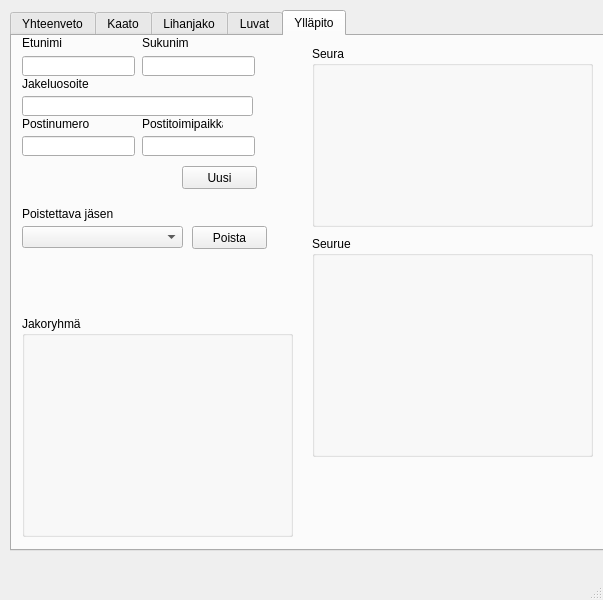
<?xml version="1.0" encoding="UTF-8"?>
<ui version="4.0">
 <class>MainWindow</class>
 <widget class="QMainWindow" name="MainWindow">
  <property name="geometry">
   <rect>
    <x>0</x>
    <y>0</y>
    <width>603</width>
    <height>600</height>
   </rect>
  </property>
  <property name="windowTitle">
   <string>MainWindow</string>
  </property>
  <widget class="QWidget" name="centralwidget">
   <widget class="QTabWidget" name="tabWidget">
    <property name="geometry">
     <rect>
      <x>10</x>
      <y>10</y>
      <width>781</width>
      <height>541</height>
     </rect>
    </property>
    <property name="currentIndex">
     <number>4</number>
    </property>
    <widget class="QWidget" name="summaryPage">
     <attribute name="title">
      <string>Yhteenveto</string>
     </attribute>
     <widget class="QTableWidget" name="meatSharedTableWidget">
      <property name="geometry">
       <rect>
        <x>10</x>
        <y>50</y>
        <width>301</width>
        <height>192</height>
       </rect>
      </property>
      <property name="styleSheet">
       <string notr="true"/>
      </property>
     </widget>
     <widget class="QTableWidget" name="groupSummaryTableWidget">
      <property name="geometry">
       <rect>
        <x>10</x>
        <y>290</y>
        <width>301</width>
        <height>192</height>
       </rect>
      </property>
     </widget>
     <widget class="QLabel" name="sharedMeatLabel">
      <property name="geometry">
       <rect>
        <x>10</x>
        <y>30</y>
        <width>151</width>
        <height>16</height>
       </rect>
      </property>
      <property name="text">
       <string>Jaetut lihat ryhmittäin</string>
      </property>
     </widget>
     <widget class="QLabel" name="groupSummarylabel">
      <property name="geometry">
       <rect>
        <x>10</x>
        <y>270</y>
        <width>151</width>
        <height>16</height>
       </rect>
      </property>
      <property name="text">
       <string>Ryhmän tiedot</string>
      </property>
     </widget>
     <widget class="QPushButton" name="summaryRefreshPushButton">
      <property name="geometry">
       <rect>
        <x>240</x>
        <y>20</y>
        <width>75</width>
        <height>23</height>
       </rect>
      </property>
      <property name="text">
       <string>Päivitä</string>
      </property>
     </widget>
     <widget class="QGroupBox" name="summarySuggestGroupBox">
      <property name="geometry">
       <rect>
        <x>330</x>
        <y>40</y>
        <width>251</width>
        <height>441</height>
       </rect>
      </property>
      <property name="title">
       <string>Ehdotukset</string>
      </property>
     </widget>
    </widget>
    <widget class="QWidget" name="killPage">
     <attribute name="title">
      <string>Kaato</string>
     </attribute>
     <widget class="QComboBox" name="shotByComboBox">
      <property name="geometry">
       <rect>
        <x>10</x>
        <y>40</y>
        <width>191</width>
        <height>22</height>
       </rect>
      </property>
     </widget>
     <widget class="QLabel" name="shotByLabel">
      <property name="geometry">
       <rect>
        <x>10</x>
        <y>20</y>
        <width>47</width>
        <height>13</height>
       </rect>
      </property>
      <property name="text">
       <string>Kaataja</string>
      </property>
     </widget>
     <widget class="QDateEdit" name="shotDateEdit">
      <property name="geometry">
       <rect>
        <x>220</x>
        <y>40</y>
        <width>121</width>
        <height>22</height>
       </rect>
      </property>
      <property name="locale">
       <locale language="Finnish" country="Finland"/>
      </property>
      <property name="displayFormat">
       <string>dd.MM.yyyy</string>
      </property>
      <property name="calendarPopup">
       <bool>true</bool>
      </property>
      <property name="date">
       <date>
        <year>2022</year>
        <month>11</month>
        <day>15</day>
       </date>
      </property>
     </widget>
     <widget class="QLabel" name="shotDateLabel">
      <property name="geometry">
       <rect>
        <x>220</x>
        <y>20</y>
        <width>101</width>
        <height>16</height>
       </rect>
      </property>
      <property name="text">
       <string>Kaatopäivä</string>
      </property>
     </widget>
     <widget class="QComboBox" name="animalComboBox">
      <property name="geometry">
       <rect>
        <x>10</x>
        <y>90</y>
        <width>191</width>
        <height>22</height>
       </rect>
      </property>
     </widget>
     <widget class="QComboBox" name="ageGroupComboBox">
      <property name="geometry">
       <rect>
        <x>220</x>
        <y>90</y>
        <width>121</width>
        <height>22</height>
       </rect>
      </property>
     </widget>
     <widget class="QComboBox" name="genderComboBox">
      <property name="geometry">
       <rect>
        <x>360</x>
        <y>90</y>
        <width>121</width>
        <height>22</height>
       </rect>
      </property>
     </widget>
     <widget class="QLabel" name="shotByLabel_2">
      <property name="geometry">
       <rect>
        <x>10</x>
        <y>70</y>
        <width>47</width>
        <height>13</height>
       </rect>
      </property>
      <property name="text">
       <string>Eläin</string>
      </property>
     </widget>
     <widget class="QLabel" name="shotByLabel_3">
      <property name="geometry">
       <rect>
        <x>220</x>
        <y>70</y>
        <width>61</width>
        <height>16</height>
       </rect>
      </property>
      <property name="text">
       <string>Ikäryhmä</string>
      </property>
     </widget>
     <widget class="QLabel" name="shotByLabel_4">
      <property name="geometry">
       <rect>
        <x>360</x>
        <y>70</y>
        <width>61</width>
        <height>16</height>
       </rect>
      </property>
      <property name="text">
       <string>Sukupuoli</string>
      </property>
     </widget>
     <widget class="QComboBox" name="usageComboBox">
      <property name="geometry">
       <rect>
        <x>90</x>
        <y>140</y>
        <width>111</width>
        <height>22</height>
       </rect>
      </property>
     </widget>
     <widget class="QLineEdit" name="weightLineEdit">
      <property name="geometry">
       <rect>
        <x>10</x>
        <y>140</y>
        <width>61</width>
        <height>20</height>
       </rect>
      </property>
     </widget>
     <widget class="QLabel" name="shotByLabel_5">
      <property name="geometry">
       <rect>
        <x>10</x>
        <y>120</y>
        <width>47</width>
        <height>13</height>
       </rect>
      </property>
      <property name="text">
       <string>Paino (kg)</string>
      </property>
     </widget>
     <widget class="QLabel" name="shotByLabel_6">
      <property name="geometry">
       <rect>
        <x>90</x>
        <y>120</y>
        <width>47</width>
        <height>13</height>
       </rect>
      </property>
      <property name="text">
       <string>Käyttö</string>
      </property>
     </widget>
     <widget class="QPlainTextEdit" name="additionalInfoTextEdit">
      <property name="geometry">
       <rect>
        <x>220</x>
        <y>140</y>
        <width>361</width>
        <height>71</height>
       </rect>
      </property>
      <property name="toolTip">
       <string>Tähän vieraan kaatajan nimi tai havaintoja eläimestä</string>
      </property>
      <property name="toolTipDuration">
       <number>10000</number>
      </property>
     </widget>
     <widget class="QLabel" name="shotByLabel_7">
      <property name="geometry">
       <rect>
        <x>220</x>
        <y>120</y>
        <width>51</width>
        <height>16</height>
       </rect>
      </property>
      <property name="text">
       <string>Lisätietoja</string>
      </property>
     </widget>
     <widget class="QTableWidget" name="killsKillsTableWidget">
      <property name="geometry">
       <rect>
        <x>10</x>
        <y>280</y>
        <width>571</width>
        <height>192</height>
       </rect>
      </property>
     </widget>
     <widget class="QLabel" name="shotByLabel_8">
      <property name="geometry">
       <rect>
        <x>10</x>
        <y>260</y>
        <width>47</width>
        <height>13</height>
       </rect>
      </property>
      <property name="text">
       <string>Kaadot</string>
      </property>
     </widget>
     <widget class="QPushButton" name="saveShotPushButton">
      <property name="geometry">
       <rect>
        <x>510</x>
        <y>220</y>
        <width>75</width>
        <height>23</height>
       </rect>
      </property>
      <property name="text">
       <string>Tallenna</string>
      </property>
     </widget>
     <widget class="QLineEdit" name="locationLineEdit">
      <property name="geometry">
       <rect>
        <x>360</x>
        <y>40</y>
        <width>221</width>
        <height>20</height>
       </rect>
      </property>
      <property name="toolTip">
       <string>Karttaan merkitty paikannimi</string>
      </property>
     </widget>
     <widget class="QLabel" name="shotDateLabel_2">
      <property name="geometry">
       <rect>
        <x>360</x>
        <y>20</y>
        <width>101</width>
        <height>16</height>
       </rect>
      </property>
      <property name="text">
       <string>Paikka</string>
      </property>
     </widget>
    </widget>
    <widget class="QWidget" name="sharePage">
     <attribute name="title">
      <string>Lihanjako</string>
     </attribute>
     <widget class="QTableWidget" name="shareKillsTableWidget">
      <property name="geometry">
       <rect>
        <x>10</x>
        <y>30</y>
        <width>571</width>
        <height>192</height>
       </rect>
      </property>
      <property name="toolTip">
       <string>Valitse kaato, jonka lihoja jaetaan</string>
      </property>
     </widget>
     <widget class="QLabel" name="shotByLabel_9">
      <property name="geometry">
       <rect>
        <x>10</x>
        <y>10</y>
        <width>47</width>
        <height>13</height>
       </rect>
      </property>
      <property name="text">
       <string>Kaadot</string>
      </property>
     </widget>
     <widget class="QDateEdit" name="shareDateEdit">
      <property name="geometry">
       <rect>
        <x>10</x>
        <y>250</y>
        <width>121</width>
        <height>22</height>
       </rect>
      </property>
      <property name="locale">
       <locale language="Finnish" country="Finland"/>
      </property>
      <property name="displayFormat">
       <string>dd.MM.yyyy</string>
      </property>
      <property name="calendarPopup">
       <bool>true</bool>
      </property>
      <property name="date">
       <date>
        <year>2022</year>
        <month>11</month>
        <day>15</day>
       </date>
      </property>
     </widget>
     <widget class="QComboBox" name="portionComboBox">
      <property name="geometry">
       <rect>
        <x>150</x>
        <y>250</y>
        <width>121</width>
        <height>22</height>
       </rect>
      </property>
     </widget>
     <widget class="QLineEdit" name="amountLineEdit">
      <property name="geometry">
       <rect>
        <x>290</x>
        <y>250</y>
        <width>113</width>
        <height>20</height>
       </rect>
      </property>
     </widget>
     <widget class="QLabel" name="shotByLabel_10">
      <property name="geometry">
       <rect>
        <x>10</x>
        <y>230</y>
        <width>47</width>
        <height>13</height>
       </rect>
      </property>
      <property name="text">
       <string>Jakopäivä</string>
      </property>
     </widget>
     <widget class="QLabel" name="shotByLabel_11">
      <property name="geometry">
       <rect>
        <x>150</x>
        <y>230</y>
        <width>61</width>
        <height>16</height>
       </rect>
      </property>
      <property name="text">
       <string>Ruhon osa</string>
      </property>
     </widget>
     <widget class="QLabel" name="shotByLabel_12">
      <property name="geometry">
       <rect>
        <x>290</x>
        <y>230</y>
        <width>61</width>
        <height>16</height>
       </rect>
      </property>
      <property name="text">
       <string>Määrä (kg)</string>
      </property>
     </widget>
     <widget class="QLabel" name="shotByLabel_13">
      <property name="geometry">
       <rect>
        <x>420</x>
        <y>230</y>
        <width>61</width>
        <height>16</height>
       </rect>
      </property>
      <property name="text">
       <string>Jakoryhmä</string>
      </property>
     </widget>
     <widget class="QComboBox" name="groupComboBox">
      <property name="geometry">
       <rect>
        <x>420</x>
        <y>250</y>
        <width>161</width>
        <height>22</height>
       </rect>
      </property>
     </widget>
     <widget class="QPushButton" name="shareSavePushButton">
      <property name="geometry">
       <rect>
        <x>500</x>
        <y>280</y>
        <width>75</width>
        <height>23</height>
       </rect>
      </property>
      <property name="text">
       <string>Tallenna</string>
      </property>
     </widget>
     <widget class="QGroupBox" name="shareSuggestGroupBox">
      <property name="geometry">
       <rect>
        <x>10</x>
        <y>310</y>
        <width>571</width>
        <height>201</height>
       </rect>
      </property>
      <property name="title">
       <string>Jakoehdotukset</string>
      </property>
     </widget>
    </widget>
    <widget class="QWidget" name="licensePage">
     <attribute name="title">
      <string>Luvat</string>
     </attribute>
     <widget class="QLineEdit" name="licenseYearLineEdit">
      <property name="geometry">
       <rect>
        <x>10</x>
        <y>30</y>
        <width>113</width>
        <height>20</height>
       </rect>
      </property>
     </widget>
     <widget class="QLabel" name="label">
      <property name="geometry">
       <rect>
        <x>10</x>
        <y>10</y>
        <width>47</width>
        <height>13</height>
       </rect>
      </property>
      <property name="text">
       <string>Lupavuosi</string>
      </property>
     </widget>
     <widget class="QComboBox" name="licenseAnimalComboBox">
      <property name="geometry">
       <rect>
        <x>130</x>
        <y>30</y>
        <width>141</width>
        <height>22</height>
       </rect>
      </property>
     </widget>
     <widget class="QLabel" name="label_2">
      <property name="geometry">
       <rect>
        <x>130</x>
        <y>10</y>
        <width>47</width>
        <height>13</height>
       </rect>
      </property>
      <property name="text">
       <string>Eläin</string>
      </property>
     </widget>
     <widget class="QComboBox" name="licenseAgeGroupComboBox">
      <property name="geometry">
       <rect>
        <x>280</x>
        <y>30</y>
        <width>111</width>
        <height>22</height>
       </rect>
      </property>
     </widget>
     <widget class="QLabel" name="label_3">
      <property name="geometry">
       <rect>
        <x>280</x>
        <y>10</y>
        <width>47</width>
        <height>13</height>
       </rect>
      </property>
      <property name="text">
       <string>Ikäryhmä</string>
      </property>
     </widget>
     <widget class="QComboBox" name="licenseGenderComboBox">
      <property name="geometry">
       <rect>
        <x>400</x>
        <y>30</y>
        <width>81</width>
        <height>22</height>
       </rect>
      </property>
     </widget>
     <widget class="QLabel" name="label_4">
      <property name="geometry">
       <rect>
        <x>400</x>
        <y>10</y>
        <width>47</width>
        <height>13</height>
       </rect>
      </property>
      <property name="text">
       <string>Sukupuoli</string>
      </property>
     </widget>
     <widget class="QLineEdit" name="licenseAmountLineEdit">
      <property name="geometry">
       <rect>
        <x>490</x>
        <y>30</y>
        <width>61</width>
        <height>20</height>
       </rect>
      </property>
     </widget>
     <widget class="QLabel" name="label_5">
      <property name="geometry">
       <rect>
        <x>490</x>
        <y>10</y>
        <width>47</width>
        <height>13</height>
       </rect>
      </property>
      <property name="text">
       <string>Määrä</string>
      </property>
     </widget>
     <widget class="QPushButton" name="licenseSavePushButton">
      <property name="geometry">
       <rect>
        <x>480</x>
        <y>60</y>
        <width>75</width>
        <height>23</height>
       </rect>
      </property>
      <property name="text">
       <string>Tallenna</string>
      </property>
     </widget>
     <widget class="QTableWidget" name="licenseSummaryTableWidget">
      <property name="geometry">
       <rect>
        <x>10</x>
        <y>120</y>
        <width>541</width>
        <height>192</height>
       </rect>
      </property>
     </widget>
     <widget class="QLabel" name="label_6">
      <property name="geometry">
       <rect>
        <x>10</x>
        <y>100</y>
        <width>131</width>
        <height>16</height>
       </rect>
      </property>
      <property name="text">
       <string>Myönnetyt luvat</string>
      </property>
     </widget>
    </widget>
    <widget class="QWidget" name="maintenancePage">
     <attribute name="title">
      <string>Ylläpito</string>
     </attribute>
     <widget class="QGroupBox" name="groupBox">
      <property name="geometry">
       <rect>
        <x>300</x>
        <y>10</y>
        <width>281</width>
        <height>181</height>
       </rect>
      </property>
      <property name="title">
       <string>Seura</string>
      </property>
     </widget>
     <widget class="QGroupBox" name="groupBox_2">
      <property name="geometry">
       <rect>
        <x>300</x>
        <y>200</y>
        <width>281</width>
        <height>221</height>
       </rect>
      </property>
      <property name="title">
       <string>Seurue</string>
      </property>
     </widget>
     <widget class="QGroupBox" name="groupBox_3">
      <property name="geometry">
       <rect>
        <x>10</x>
        <y>280</y>
        <width>271</width>
        <height>221</height>
       </rect>
      </property>
      <property name="title">
       <string>Jakoryhmä</string>
      </property>
     </widget>
     <widget class="QLineEdit" name="lineEdit">
      <property name="geometry">
       <rect>
        <x>10</x>
        <y>20</y>
        <width>113</width>
        <height>20</height>
       </rect>
      </property>
     </widget>
     <widget class="QLineEdit" name="lineEdit_2">
      <property name="geometry">
       <rect>
        <x>130</x>
        <y>20</y>
        <width>113</width>
        <height>20</height>
       </rect>
      </property>
     </widget>
     <widget class="QLineEdit" name="lineEdit_3">
      <property name="geometry">
       <rect>
        <x>10</x>
        <y>60</y>
        <width>231</width>
        <height>20</height>
       </rect>
      </property>
     </widget>
     <widget class="QLineEdit" name="lineEdit_4">
      <property name="geometry">
       <rect>
        <x>10</x>
        <y>100</y>
        <width>113</width>
        <height>20</height>
       </rect>
      </property>
     </widget>
     <widget class="QLineEdit" name="lineEdit_5">
      <property name="geometry">
       <rect>
        <x>130</x>
        <y>100</y>
        <width>113</width>
        <height>20</height>
       </rect>
      </property>
     </widget>
     <widget class="QLabel" name="label_7">
      <property name="geometry">
       <rect>
        <x>10</x>
        <y>0</y>
        <width>47</width>
        <height>13</height>
       </rect>
      </property>
      <property name="text">
       <string>Etunimi</string>
      </property>
     </widget>
     <widget class="QLabel" name="label_8">
      <property name="geometry">
       <rect>
        <x>130</x>
        <y>0</y>
        <width>47</width>
        <height>13</height>
       </rect>
      </property>
      <property name="text">
       <string>Sukunimi</string>
      </property>
     </widget>
     <widget class="QLabel" name="label_9">
      <property name="geometry">
       <rect>
        <x>10</x>
        <y>40</y>
        <width>81</width>
        <height>16</height>
       </rect>
      </property>
      <property name="text">
       <string>Jakeluosoite</string>
      </property>
     </widget>
     <widget class="QLabel" name="label_10">
      <property name="geometry">
       <rect>
        <x>10</x>
        <y>80</y>
        <width>81</width>
        <height>16</height>
       </rect>
      </property>
      <property name="text">
       <string>Postinumero</string>
      </property>
     </widget>
     <widget class="QLabel" name="label_11">
      <property name="geometry">
       <rect>
        <x>130</x>
        <y>80</y>
        <width>81</width>
        <height>16</height>
       </rect>
      </property>
      <property name="text">
       <string>Postitoimipaikka</string>
      </property>
     </widget>
     <widget class="QPushButton" name="pushButton">
      <property name="geometry">
       <rect>
        <x>170</x>
        <y>130</y>
        <width>75</width>
        <height>23</height>
       </rect>
      </property>
      <property name="text">
       <string>Uusi</string>
      </property>
     </widget>
     <widget class="QComboBox" name="comboBox">
      <property name="geometry">
       <rect>
        <x>10</x>
        <y>190</y>
        <width>161</width>
        <height>22</height>
       </rect>
      </property>
     </widget>
     <widget class="QLabel" name="label_12">
      <property name="geometry">
       <rect>
        <x>10</x>
        <y>170</y>
        <width>101</width>
        <height>16</height>
       </rect>
      </property>
      <property name="text">
       <string>Poistettava jäsen</string>
      </property>
     </widget>
     <widget class="QPushButton" name="pushButton_2">
      <property name="geometry">
       <rect>
        <x>180</x>
        <y>190</y>
        <width>75</width>
        <height>23</height>
       </rect>
      </property>
      <property name="text">
       <string>Poista</string>
      </property>
     </widget>
    </widget>
   </widget>
  </widget>
  <widget class="QMenuBar" name="menubar">
   <property name="geometry">
    <rect>
     <x>0</x>
     <y>0</y>
     <width>603</width>
     <height>21</height>
    </rect>
   </property>
  </widget>
  <widget class="QStatusBar" name="statusbar"/>
 </widget>
 <tabstops>
  <tabstop>summaryRefreshPushButton</tabstop>
  <tabstop>meatSharedTableWidget</tabstop>
  <tabstop>groupSummaryTableWidget</tabstop>
  <tabstop>killsKillsTableWidget</tabstop>
  <tabstop>licenseSummaryTableWidget</tabstop>
  <tabstop>shotByComboBox</tabstop>
  <tabstop>shotDateEdit</tabstop>
  <tabstop>locationLineEdit</tabstop>
  <tabstop>animalComboBox</tabstop>
  <tabstop>ageGroupComboBox</tabstop>
  <tabstop>genderComboBox</tabstop>
  <tabstop>weightLineEdit</tabstop>
  <tabstop>usageComboBox</tabstop>
  <tabstop>additionalInfoTextEdit</tabstop>
  <tabstop>saveShotPushButton</tabstop>
  <tabstop>tabWidget</tabstop>
  <tabstop>shareDateEdit</tabstop>
  <tabstop>portionComboBox</tabstop>
  <tabstop>amountLineEdit</tabstop>
  <tabstop>groupComboBox</tabstop>
  <tabstop>shareSavePushButton</tabstop>
  <tabstop>shareKillsTableWidget</tabstop>
  <tabstop>licenseYearLineEdit</tabstop>
  <tabstop>licenseAnimalComboBox</tabstop>
  <tabstop>licenseAgeGroupComboBox</tabstop>
  <tabstop>licenseGenderComboBox</tabstop>
  <tabstop>licenseAmountLineEdit</tabstop>
  <tabstop>licenseSavePushButton</tabstop>
 </tabstops>
 <resources/>
 <connections/>
</ui>
